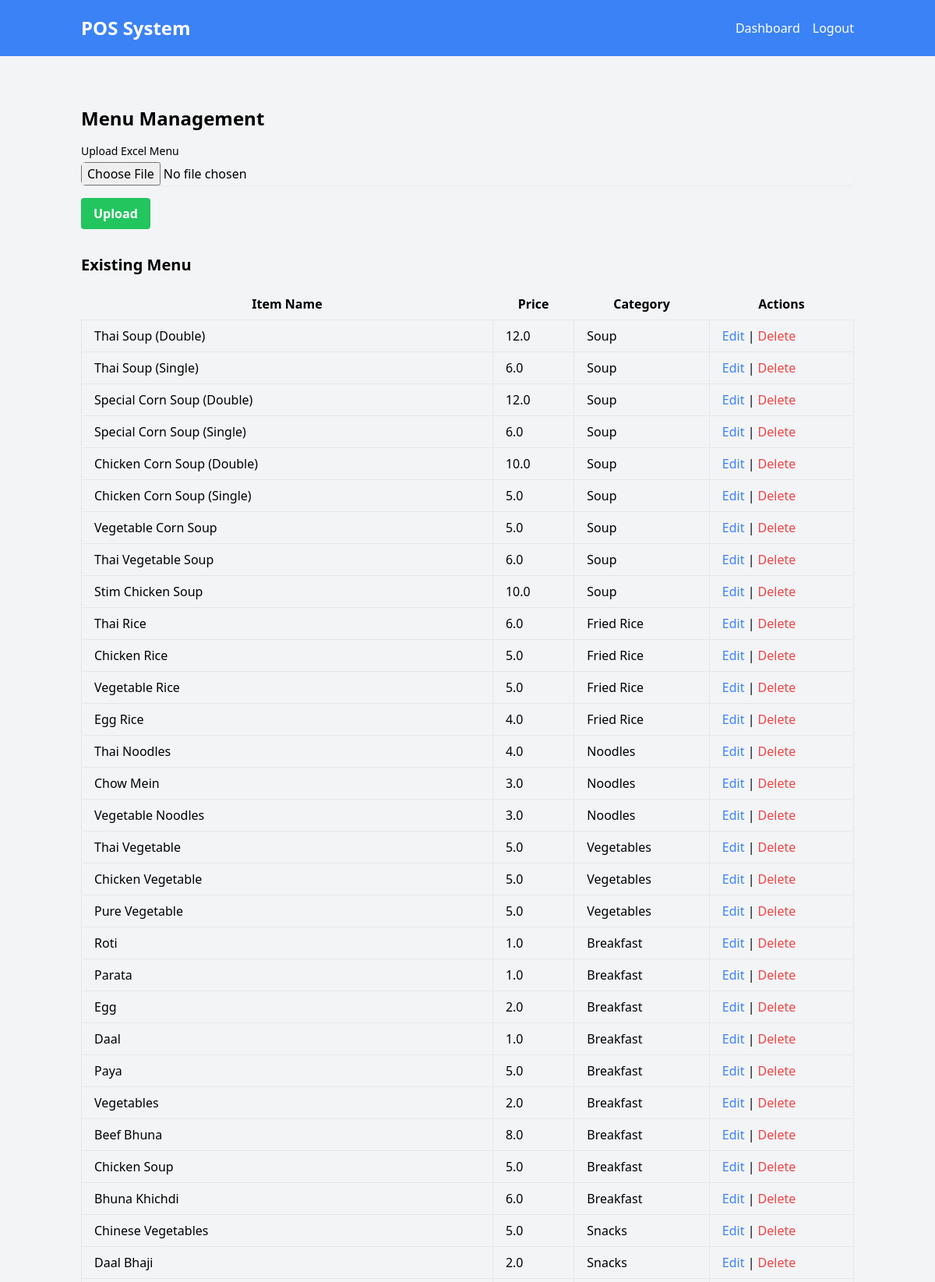
Page /menu-management (signed in, upper part) on the committed database.
### models.py (models this page shows)
class MenuItem(db.Model):
    id = db.Column(db.Integer, primary_key=True)
    name = db.Column(db.String(100), nullable=False)
    price = db.Column(db.Float, nullable=False)
    category = db.Column(db.String(50), nullable=False)

### routes.py (the view, shortened to what this page needs)
    @app.route("/menu-management", methods=['GET', 'POST'])
    @login_required
    def menu_management():
        if current_user.role not in ['admin', 'manager']:
            return redirect(url_for('dashboard'))
        menu_items = MenuItem.query.all()
        return render_template('menu_management.html', menu_items=menu_items)

### templates/menu_management.html
{% extends "base.html" %} {% block content %}
<div class="container mx-auto mt-8">
  <h2 class="text-2xl font-bold mb-4">Menu Management</h2>
  <form method="POST" enctype="multipart/form-data">
    <div class="mb-4">
      <label for="file" class="block text-sm font-medium"
        >Upload Excel Menu</label
      >
      <input
        type="file"
        name="file"
        id="file"
        required
        class="mt-1 block w-full rounded-md border-gray-300 shadow-sm"
      />
    </div>
    <button
      type="submit"
      class="bg-green-500 hover:bg-green-700 text-white font-bold py-2 px-4 rounded"
    >
      Upload
    </button>
  </form>
  <h3 class="text-xl font-semibold mt-8 mb-4">Existing Menu</h3>
  <table class="table-auto w-full">
    <thead>
      <tr>
        <th class="px-4 py-2">Item Name</th>
        <th class="px-4 py-2">Price</th>
        <th class="px-4 py-2">Category</th>
        <th class="px-4 py-2">Actions</th>
      </tr>
    </thead>
    <tbody>
      {% for item in menu_items %}
      <tr>
        <td class="border px-4 py-2">{{ item.name }}</td>
        <td class="border px-4 py-2">{{ item.price }}</td>
        <td class="border px-4 py-2">{{ item.category }}</td>
        <td class="border px-4 py-2">
          <a
            href="{{ url_for('edit_menu_item', item_id=item.id) }}"
            class="text-blue-500 hover:underline"
            >Edit</a
          >
          |
          <a
            href="{{ url_for('delete_menu_item', item_id=item.id) }}"
            class="text-red-500 hover:underline"
            >Delete</a
          >
        </td>
      </tr>
      {% endfor %}
    </tbody>
  </table>
</div>
{% endblock %}

### static/css/styles.css (style rules this page uses)
html, :host { line-height: 1.5; -webkit-text-size-adjust: 100%; -moz-tab-size: 4; -o-tab-size: 4; tab-size: 4; font-family: ui-sans-serif, system-ui, sans-serif, "Apple Color Emoji", "Segoe UI Emoji", "Segoe UI Symbol", "Noto Color Emoji"; font-feature-settings: normal; font-variation-settings: normal; -webkit-tap-highlight-color: transparent; }
body { margin: 0; line-height: inherit; }
h1, h2, h3, h4, h5, h6 { font-size: inherit; font-weight: inherit; }
a { color: inherit; text-decoration: inherit; }
table { text-indent: 0; border-color: inherit; border-collapse: collapse; }
button, input, optgroup, select, textarea { font-family: inherit; font-feature-settings: inherit; font-variation-settings: inherit; font-size: 100%; font-weight: inherit; line-height: inherit; letter-spacing: inherit; color: inherit; margin: 0; padding: 0; }
button, select { text-transform: none; }
button, input:where([type='button']), input:where([type='reset']), input:where([type='submit']) { -webkit-appearance: button; background-color: transparent; background-image: none; }
blockquote, dl, dd, h1, h2, h3, h4, h5, h6, hr, figure, p, pre { margin: 0; }
input::placeholder, textarea::placeholder { opacity: 1; color: #9ca3af; }
button, [role="button"] { cursor: pointer; }
.container { width: 100%; }
@media (min-width: 640px) { .container { max-width: 640px; } }
@media (min-width: 768px) { .container { max-width: 768px; } }
@media (min-width: 1024px) { .container { max-width: 1024px; } }
.mx-auto { margin-left: auto; margin-right: auto; }
.mb-4 { margin-bottom: 1rem; }
.mt-1 { margin-top: 0.25rem; }
.mt-8 { margin-top: 2rem; }
.block { display: block; }
.w-full { width: 100%; }
.table-auto { table-layout: auto; }
.rounded { border-radius: 0.25rem; }
.rounded-md { border-radius: 0.375rem; }
.border { border-width: 1px; }
.border-gray-300 { --tw-border-opacity: 1; border-color: rgb(209 213 219 / var(--tw-border-opacity)); }
.bg-gray-100 { --tw-bg-opacity: 1; background-color: rgb(243 244 246 / var(--tw-bg-opacity)); }
.bg-green-500 { --tw-bg-opacity: 1; background-color: rgb(34 197 94 / var(--tw-bg-opacity)); }
.px-4 { padding-left: 1rem; padding-right: 1rem; }
.py-2 { padding-top: 0.5rem; padding-bottom: 0.5rem; }
.text-2xl { font-size: 1.5rem; line-height: 2rem; }
.text-sm { font-size: 0.875rem; line-height: 1.25rem; }
.text-xl { font-size: 1.25rem; line-height: 1.75rem; }
.font-bold { font-weight: 700; }
.font-medium { font-weight: 500; }
.font-semibold { font-weight: 600; }
.text-blue-500 { --tw-text-opacity: 1; color: rgb(59 130 246 / var(--tw-text-opacity)); }
.text-red-500 { --tw-text-opacity: 1; color: rgb(239 68 68 / var(--tw-text-opacity)); }
.text-white { --tw-text-opacity: 1; color: rgb(255 255 255 / var(--tw-text-opacity)); }
.shadow-sm { --tw-shadow: 0 1px 2px 0 rgb(0 0 0 / 0.05); --tw-shadow-colored: 0 1px 2px 0 var(--tw-shadow-color); box-shadow: var(--tw-ring-offset-shadow, 0 0 #0000), var(--tw-ring-shadow, 0 0 #0000), var(--tw-shadow); }

### rows in the picture
MenuItem: name "Thai Soup (Double)", price "12.0", category "Soup"
MenuItem: name "Thai Soup (Single)", price "6.0", category "Soup"
MenuItem: name "Special Corn Soup (Double)", price "12.0", category "Soup"
MenuItem: name "Special Corn Soup (Single)", price "6.0", category "Soup"
MenuItem: name "Chicken Corn Soup (Double)", price "10.0", category "Soup"
MenuItem: name "Chicken Corn Soup (Single)", price "5.0", category "Soup"
MenuItem: name "Vegetable Corn Soup", price "5.0", category "Soup"
MenuItem: name "Thai Vegetable Soup", price "6.0", category "Soup"
MenuItem: name "Stim Chicken Soup", price "10.0", category "Soup"
MenuItem: name "Thai Rice", price "6.0", category "Fried Rice"
MenuItem: name "Chicken Rice", price "5.0", category "Fried Rice"
MenuItem: name "Vegetable Rice", price "5.0", category "Fried Rice"
MenuItem: name "Egg Rice", price "4.0", category "Fried Rice"
MenuItem: name "Thai Noodles", price "4.0", category "Noodles"
MenuItem: name "Chow Mein", price "3.0", category "Noodles"
MenuItem: name "Vegetable Noodles", price "3.0", category "Noodles"
MenuItem: name "Thai Vegetable", price "5.0", category "Vegetables"
MenuItem: name "Chicken Vegetable", price "5.0", category "Vegetables"
MenuItem: name "Pure Vegetable", price "5.0", category "Vegetables"
MenuItem: name "Roti", price "1.0", category "Breakfast"
MenuItem: name "Parata", price "1.0", category "Breakfast"
MenuItem: name "Egg", price "2.0", category "Breakfast"
MenuItem: name "Daal", price "1.0", category "Breakfast"
MenuItem: name "Paya", price "5.0", category "Breakfast"
MenuItem: name "Vegetables", price "2.0", category "Breakfast"
MenuItem: name "Beef Bhuna", price "8.0", category "Breakfast"
MenuItem: name "Chicken Soup", price "5.0", category "Breakfast"
MenuItem: name "Bhuna Khichdi", price "6.0", category "Breakfast"
MenuItem: name "Chinese Vegetables", price "5.0", category "Snacks"
MenuItem: name "Daal Bhaji", price "2.0", category "Snacks"
